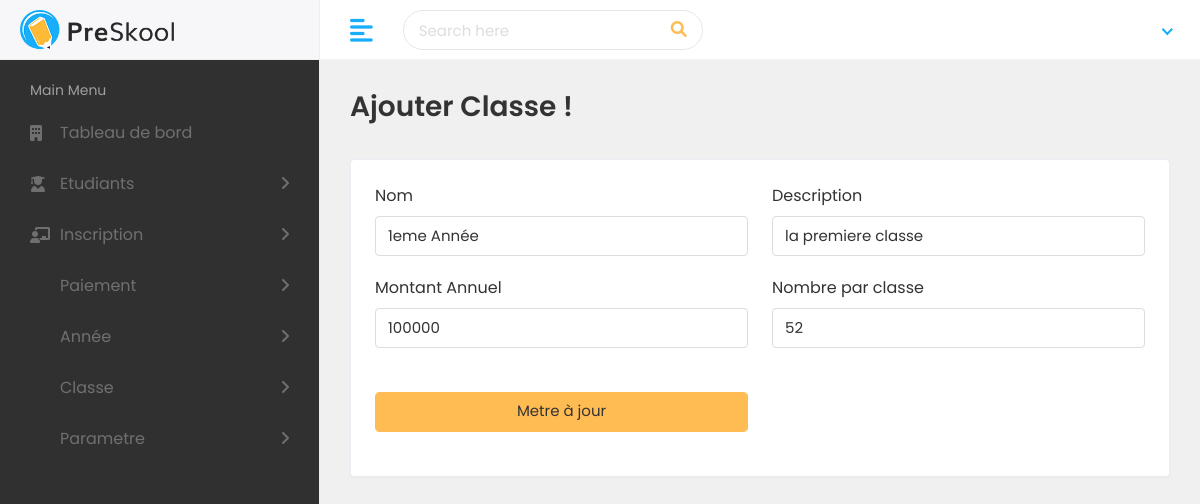
Screenshot of /pages/editerClasse.php?id_classe=1 (signed in) with the database file from the repository.
### tables this page shows
CREATE TABLE `classe` (
  `id_classe` int(11) NOT NULL,
  `nomClasse` varchar(50) NOT NULL,
  `description` varchar(255) NOT NULL,
  `nbre_par_classe` int(11) NOT NULL,
  `montant_annuelle` int(11) NOT NULL
);

### pages/editerClasse.php (the view, shortened to what this page needs)
<?php
require '../includes/head.php';
require '../codePHP/modifierClasse.php';
$id_classe = $_GET['id_classe'];
$ancien = $pdo->prepare("SELECT * FROM classe WHERE id_classe = ?");
$ancien->execute(array($id_classe));
?>
<div class="header">
<div class="header-left">
<a href="index.html" class="logo">
<img src="../assets/img/logo.png" alt="Logo">
</a>
</div>
<a href="javascript:void(0);" id="toggle_btn">
<i class="fas fa-align-left"></i>
</a>
<div class="top-nav-search">
<form>
<input type="text" class="form-control" placeholder="Search here">
<button class="btn" type="submit"><i class="fas fa-search"></i></button>
</form>
</div>
<?php  require("../includes/sous.php"); ?>
</div>
<?php  require("../includes/nav.php"); ?>
<div class="page-wrapper">
<div class="content container-fluid">
<div class="page-header">
<div class="row align-items-center">
<div class="col">
<h3 class="page-title">Ajouter Classe !</h3>
</div>
</div>
</div>
<div class="row">
<div class="col-sm-12">
<div class="card">
<div class="card-body">
<form method="POST">
<?php foreach($ancien as $resultat){ ?>
<div class="row">
<div class="col-12 col-sm-6">
<div class="form-group">
<label>Nom</label>
<input type="text" required name="nomClasse" value="<?php echo $resultat['nomClasse'] ?>" class="form-control">
</div>
</div>
<div class="col-12 col-sm-6">
<div class="form-group">
<label>Description</label>
<input type="text" required name="description" value="<?php echo $resultat['description'] ?>" class="form-control">
</div>
</div>
<div class="col-12 col-sm-6">
<div class="form-group">
<label>Montant Annuel</label>
<input type="text" required name="montant_annuelle" value="<?php echo $resultat['montant_annuelle'] ?>" class="form-control">
</div>
</div>
<div class="col-12 col-sm-6">
<div class="form-group">
<label>Nombre par classe</label>
<input type="text" required name="nbre_par_classe" value="<?php echo $resultat['nbre_par_classe'] ?>" class="form-control">
</div>
</div>
<div class="col-12 col-sm-6">
<div class="form-group">
<input class="form-control btn btn-primary" name="update" type="submit" value="Metre à jour">
</div>
</div>
<?php } ?>
</div>
</form>
</div>
</div>
</div>
</div>
</div>
</div>
</div>
</body>
</html>

### assets/css/style.css (style rules this page uses)
html { height: 100%; }
body { background-color: #fff; color: #333; font-family: 'Poppins', sans-serif; font-size: 1rem; height: 100%; line-height: 1.5; overflow-x: hidden; }
h1, h2, h3, h4, h5, h6 { font-family: 'Poppins', sans-serif; margin-top: 0; }
.form-control { border: 1px solid #ddd; box-shadow: none; color: #333; font-size: 15px; height: 40px; }
a { color: #009ce7; text-decoration: none; }
input, button, a { transition: all 0.4s ease; -moz-transition: all 0.4s ease; -o-transition: all 0.4s ease; -ms-transition: all 0.4s ease; -webkit-transition: all 0.4s ease; }
input, input:focus, button, button:focus { outline: none; }
input[type=text], input[type=password] { -webkit-appearance: none; -moz-appearance: none; appearance: none; }
.form-group { margin-bottom: 1.25rem; }
label { display: inline-block; margin-bottom: 0.5rem; }
.btn-primary { background-color: #FFBC53; border: 1px solid #FFBC53; }
.card { border: 1px solid #ececf5; box-shadow: 0 1px 3px 0 rgba(0, 0, 0, 0.03); margin-bottom: 1.875rem; }
.card-body { padding: 1.5rem; }
.header { background-color: #fff; border-bottom: 1px solid #f3f3f4; left: 0; position: fixed; right: 0; top: 0; z-index: 1001; height: 60px; }
.header .header-left { float: left; height: 60px; padding: 0 20px; position: relative; width: 320px; z-index: 1; transition: all 0.2s ease-in-out; background-color: #f7f7fa; border-bottom: 1px solid #efefef; border-right: 1px solid #ececf5; display: flex; align-items: center; }
.header .header-left .logo { display: inline-block; line-height: 60px; }
.header .header-left .logo img { max-height: 40px; width: auto; }
.top-nav-search { float: left; margin-left: 15px; }
.top-nav-search form { margin-top: 10px; position: relative; width: 300px; }
.top-nav-search .form-control { background-color: transparent; border-color: rgba(0, 0, 0, 0.1); border-radius: 50px; color: #6c757d; height: 40px; padding: 10px 50px 10px 15px; }
.top-nav-search .btn { background-color: transparent; border-color: transparent; color: #ffbc53; min-height: 40px; padding: 7px 15px; position: absolute; right: 0; top: 0; }
.top-nav-search .form-control::placeholder { color: #ddd; }
.page-wrapper { margin-left: 320px; padding-top: 60px; position: relative; transition: all 0.4s ease; }
.page-wrapper > .content { padding: 1.875rem 1.875rem 0; }
.page-header { margin-bottom: 1.875rem; }
.page-title { font-size: 28px; font-weight: 600; color: #333; margin-bottom: 5px; }
@media (min-width: 992px) { #toggle_btn { align-items: center; color: #18aefa; display: inline-flex; float: left; font-size: 26px; height: 60px; justify-content: center; margin-left: 15px; padding: 0 15px; } }

### includes/nav.php (style rules this page uses)
a { color: red; }

### rows the page displays
classe: nomClasse "1eme Année", description "la premiere classe", montant_annuelle "100000", nbre_par_classe "52"
